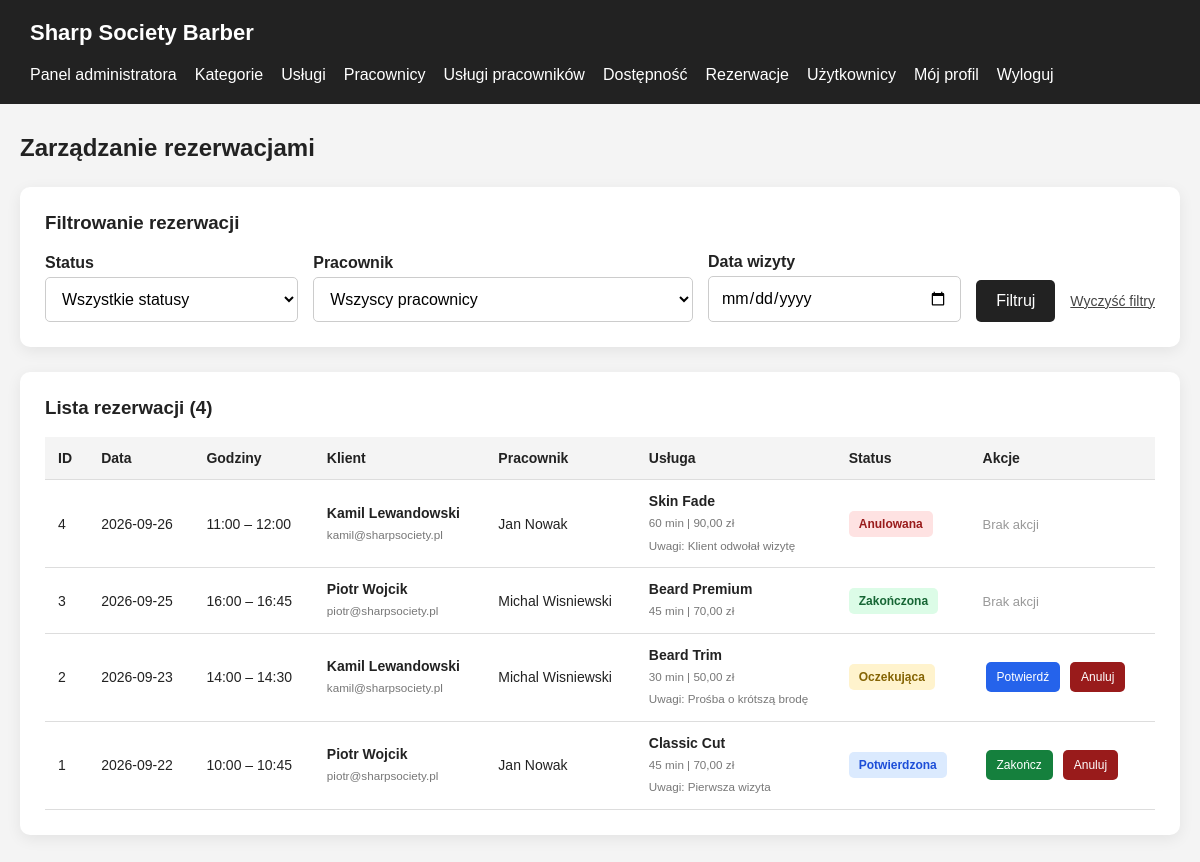
The page /public/admin/reservations.php (signed in) on the database its author committed.
### tables this page shows
CREATE TABLE reservations (
    id INT UNSIGNED AUTO_INCREMENT PRIMARY KEY,
    user_id INT UNSIGNED NOT NULL,
    employee_id INT UNSIGNED NOT NULL,
    service_id INT UNSIGNED NOT NULL,
    reservation_date DATE NOT NULL,
    start_time TIME NOT NULL,
    end_time TIME NOT NULL,
    status ENUM(
        'pending',
        'confirmed',
        'completed',
        'cancelled'
    ) NOT NULL DEFAULT 'pending',
    comment TEXT,
    created_at DATETIME NOT NULL DEFAULT CURRENT_TIMESTAMP,

    CONSTRAINT fk_reservations_user
        FOREIGN KEY (user_id)
        REFERENCES users(id)
        ON UPDATE CASCADE
        ON DELETE RESTRICT,

    CONSTRAINT fk_reservations_employee
        FOREIGN KEY (employee_id)
        REFERENCES employees(id)
        ON UPDATE CASCADE
        ON DELETE RESTRICT,

    CONSTRAINT fk_reservations_service
        FOREIGN KEY (service_id)
        REFERENCES services(id)
        ON UPDATE CASCADE
        ON DELETE RESTRICT,

    CONSTRAINT chk_reservation_time
        CHECK (start_time < end_time)
);

CREATE TABLE users (
    id INT UNSIGNED AUTO_INCREMENT PRIMARY KEY,
    name VARCHAR(50) NOT NULL,
    surname VARCHAR(50) NOT NULL,
    email VARCHAR(100) NOT NULL  UNIQUE,
    password VARCHAR(255) NOT NULL,
    phone VARCHAR(20) NOT NULL UNIQUE,
    role ENUM('client', 'employee', 'admin') NOT NULL DEFAULT 'client',
    active BOOLEAN NOT NULL DEFAULT TRUE,
    created_at DATETIME NOT NULL DEFAULT CURRENT_TIMESTAMP
);

CREATE TABLE services (
    id INT UNSIGNED AUTO_INCREMENT PRIMARY KEY,
    category_id INT UNSIGNED NOT NULL,
    name VARCHAR(100) NOT NULL,
    description TEXT,
    duration INT UNSIGNED NOT NULL,
    price  DECIMAL(10,2) NOT NULL,
    active BOOLEAN NOT NULL  DEFAULT TRUE,

    CONSTRAINT fk_services_category
    FOREIGN KEY (category_id)
    references service_categories(id)
    ON UPDATE CASCADE
    ON DELETE RESTRICT
);

### public/admin/reservations.php (the view, shortened to what this page needs)
<?php
require_once '../../config/database.php';
function reservationEscape($value): string
{
    return htmlspecialchars((string) $value, ENT_QUOTES, 'UTF-8');
}
$statuses = [
    'pending' => 'Oczekująca',
    'confirmed' => 'Potwierdzona',
    'completed' => 'Zakończona',
    'cancelled' => 'Anulowana'
];
$transitions = [
    'pending' => ['confirmed', 'cancelled'],
    'confirmed' => ['completed', 'cancelled'],
    'completed' => [],
    'cancelled' => []
];
$isPost = $_SERVER['REQUEST_METHOD'] === 'POST';
$filterSource = $isPost ? $_POST : $_GET;
$dateFilter = $filterSource['filter_date'] ?? '';
$dateFilter = is_string($dateFilter) ? trim($dateFilter) : '';
$sql = '
    SELECT
        r.id,
        r.reservation_date,
        r.start_time,
        r.end_time,
        r.status,
        r.comment,
        c.name AS client_name,
        c.surname AS client_surname,
        c.email AS client_email,
        eu.name AS employee_name,
        eu.surname AS employee_surname,
        s.name AS service_name,
        s.price AS service_price,
        s.duration AS service_duration
    FROM reservations r
    INNER JOIN users c ON c.id = r.user_id
    INNER JOIN employees e ON e.id = r.employee_id
    INNER JOIN users eu ON eu.id = e.user_id
    INNER JOIN services s ON s.id = r.service_id
    WHERE 1 = 1
';
$params = [];
$sql .= ' ORDER BY r.reservation_date DESC, r.start_time DESC, r.id DESC';
$stmt = $pdo->prepare($sql);
$stmt->execute($params);
$reservations = $stmt->fetchAll(PDO::FETCH_ASSOC);
?>
<!DOCTYPE html>
<html lang="pl">
<head>
    <link rel="stylesheet" href="../css/style-admin-common.css">
    <link rel="stylesheet" href="../css/style-admin-reservations.css">
    <link rel="stylesheet" href="../css/style-admin-nav.css">
</head>
<body>
    <header class="topbar">
        <h1>Sharp Society Barber</h1>
        <?php require '../../includes/admin-nav.php'; ?>
    </header>
    <main class="container">
        <h2>Zarządzanie rezerwacjami</h2>
        <section class="card">
            <h3>Filtrowanie rezerwacji</h3>
            <form method="GET" class="reservation-filters">
                <div>
                    <label for="filter_status">Status</label>
                    <select id="filter_status" name="filter_status">
                        <option value="">Wszystkie statusy</option>
                    </select>
                </div>
                <div>
                    <label for="filter_employee">Pracownik</label>
                    <select id="filter_employee" name="filter_employee">
                        <option value="">Wszyscy pracownicy</option>
                    </select>
                </div>
                <div>
                    <label for="filter_date">Data wizyty</label>
                    <input
                        type="date"
                        id="filter_date"
                        name="filter_date"
                        value="<?= reservationEscape($dateFilter) ?>"
                    >
                </div>
                <div class="filter-actions">
                    <button type="submit">Filtruj</button>
                    <a href="reservations.php">Wyczyść filtry</a>
                </div>
            </form>
        </section>
        <section class="card">
            <h3>Lista rezerwacji (<?= count($reservations) ?>)</h3>
            <div class="table-wrapper">
                <table>
                    <thead>
                        <tr>
                            <th>ID</th>
                            <th>Data</th>
                            <th>Godziny</th>
                            <th>Klient</th>
                            <th>Pracownik</th>
                            <th>Usługa</th>
                            <th>Status</th>
                            <th>Akcje</th>
                        </tr>
                    </thead>
                    <tbody>
                        <?php foreach ($reservations as $reservation): ?>
                            <?php
                                $status = $reservation['status'];
                                $nextStatuses = $transitions[$status] ?? [];
                            ?>
                            <tr>
                                <td><?= (int) $reservation['id'] ?></td>
                                <td>
                                    <?= reservationEscape($reservation['reservation_date']) ?>
                                </td>
                                <td class="nowrap">
                                    <?= reservationEscape(substr($reservation['start_time'], 0, 5)) ?>
                                    –
                                    <?= reservationEscape(substr($reservation['end_time'], 0, 5)) ?>
                                </td>
                                <td>
                                    <strong>
                                        <?= reservationEscape(
                                            $reservation['client_name'] . ' ' .
                                            $reservation['client_surname']
                                        ) ?>
                                    </strong>
                                    <small>
                                        <?= reservationEscape($reservation['client_email']) ?>
                                    </small>
                                </td>
                                <td>
                                    <?= reservationEscape(
                                        $reservation['employee_name'] . ' ' .
                                        $reservation['employee_surname']
                                    ) ?>
                                </td>
                                <td>
                                    <strong>
                                        <?= reservationEscape($reservation['service_name']) ?>
                                    </strong>
                                    <small>
                                        <?= (int) $reservation['service_duration'] ?> min
                                        |
                                        <?= number_format(
                                            (float) $reservation['service_price'],
                                            2,
                                            ',',
                                            ' '
                                        ) ?> zł
                                    </small>
                                    <?php if (trim((string) $reservation['comment']) !== ''): ?>
                                        <small>
                                            Uwagi:
                                            <?= reservationEscape($reservation['comment']) ?>
                                        </small>
                                    <?php endif; ?>
                                </td>
                                <td>
                                    <span class="status status-<?= reservationEscape($status) ?>">
                                        <?= reservationEscape($statuses[$status] ?? $status) ?>
                                    </span>
                                </td>
                                <td class="reservation-actions">
                                    <?php if (empty($nextStatuses)): ?>
                                        <span class="no-actions">Brak akcji</span>
                                    <?php else: ?>
                                        <?php foreach ($nextStatuses as $nextStatus): ?>
                                            <form
                                                method="POST"
                                                onsubmit="return confirm('Czy zmienić status rezerwacji?');"
                                            >
                                                <button
                                                    type="submit"
                                                    class="action-<?= reservationEscape($nextStatus) ?>"
                                                >
                                                    <?php
                                                        if ($nextStatus === 'confirmed') {
                                                            echo 'Potwierdź';
                                                        } elseif ($nextStatus === 'completed') {
                                                            echo 'Zakończ';
                                                        } else {
                                                            echo 'Anuluj';
                                                        }
                                                    ?>
                                                </button>
                                            </form>
                                        <?php endforeach; ?>
                                    <?php endif; ?>
                                </td>
                            </tr>
                        <?php endforeach; ?>
                    </tbody>
                </table>
            </div>
        </section>
    </main>
</body>
</html>

### public/css/style-admin-common.css (style rules this page uses)
* { box-sizing: border-box; }
body { margin: 0; background: #f4f4f4; color: #222; font-family: Arial, sans-serif; }
.topbar { display: flex; justify-content: space-between; align-items: center; flex-wrap: wrap; gap: 20px; padding: 20px 30px; background: #222; color: white; }
.topbar h1 { margin: 0; font-size: 22px; }
.container { max-width: 1450px; margin: 30px auto; padding: 0 20px; }
.card { margin-top: 25px; padding: 25px; background: white; border-radius: 10px; box-shadow: 0 4px 15px rgba(0, 0, 0, 0.07); }
.card h3 { margin-top: 0; }
label { display: block; margin: 15px 0 5px; font-weight: bold; }
select, textarea { width: 100%; padding: 12px; border: 1px solid #ccc; border-radius: 5px; background: white; font: inherit; }
button { padding: 12px 20px; margin-top: 20px; border: none; border-radius: 5px; background: #222; color: white; cursor: pointer; font: inherit; }
.table-wrapper { overflow-x: auto; }
table { width: 100%; border-collapse: collapse; }
th, td { padding: 13px; text-align: left; vertical-align: middle; border-bottom: 1px solid #ddd; }
th { background: #f4f4f4; }

### public/css/style-admin-reservations.css (style rules this page uses)
.reservation-filters { display: grid; grid-template-columns: 1fr 1.5fr 1fr auto; align-items: end; gap: 15px; }
.reservation-filters label { margin-top: 0; }
.reservation-filters input[type="date"] { width: 100%; padding: 12px; border: 1px solid #ccc; border-radius: 5px; background: white; font: inherit; }
.filter-actions { display: flex; align-items: center; gap: 15px; white-space: nowrap; }
.filter-actions button { margin: 0; }
.filter-actions a { color: #444; font-size: 14px; }
table { font-size: 14px; }
table td { vertical-align: middle; }
table small { display: block; margin-top: 5px; color: #777; line-height: 1.5; overflow-wrap: anywhere; }
.nowrap { white-space: nowrap; }
.status { display: inline-block; padding: 6px 10px; border-radius: 5px; font-size: 12px; font-weight: bold; white-space: nowrap; }
.status-pending { background: #fff3cd; color: #856404; }
.status-confirmed { background: #dbeafe; color: #1d4ed8; }
.status-completed { background: #dcfce7; color: #166534; }
.status-cancelled { background: #fee2e2; color: #991b1b; }
.reservation-actions { min-width: 120px; white-space: nowrap; }
.reservation-actions form { display: inline-block; margin: 3px; }
.reservation-actions button { margin: 0; padding: 8px 11px; font-size: 12px; }
.reservation-actions .action-confirmed { background: #2563eb; }
.reservation-actions .action-completed { background: #15803d; }
.reservation-actions .action-cancelled { background: #991b1b; }
.no-actions { color: #999; font-size: 13px; }

### rows shown on the page
reservations: id "4", reservation_date "2026-09-26", start_time "11:00", end_time "12:00", user.surname "Kamil Lewandowski", user.email "kamil@sharpsociety.pl", users.name+surname "Jan Nowak", service.name "Skin Fade", service.duration "60", service.price "90,00", comment "Klient odwołał wizytę", status "Anulowana", shows "Brak akcji"
reservations: id "3", reservation_date "2026-09-25", start_time "16:00", end_time "16:45", user.surname "Piotr Wojcik", user.email "piotr@sharpsociety.pl", users.name+surname "Michal Wisniewski", service.name "Beard Premium", service.duration "45", service.price "70,00", status "Zakończona", shows "Brak akcji"
reservations: id "2", reservation_date "2026-09-23", start_time "14:00", end_time "14:30", user.surname "Kamil Lewandowski", user.email "kamil@sharpsociety.pl", users.name+surname "Michal Wisniewski", service.name "Beard Trim", service.duration "30", service.price "50,00", comment "Prośba o krótszą brodę", status "Oczekująca"
reservations: id "1", reservation_date "2026-09-22", start_time "10:00", end_time "10:45", user.surname "Piotr Wojcik", user.email "piotr@sharpsociety.pl", users.name+surname "Jan Nowak", service.name "Classic Cut", service.duration "45", service.price "70,00", comment "Pierwsza wizyta", status "Potwierdzona"

### other values the page prints
count($reservations) "4"
